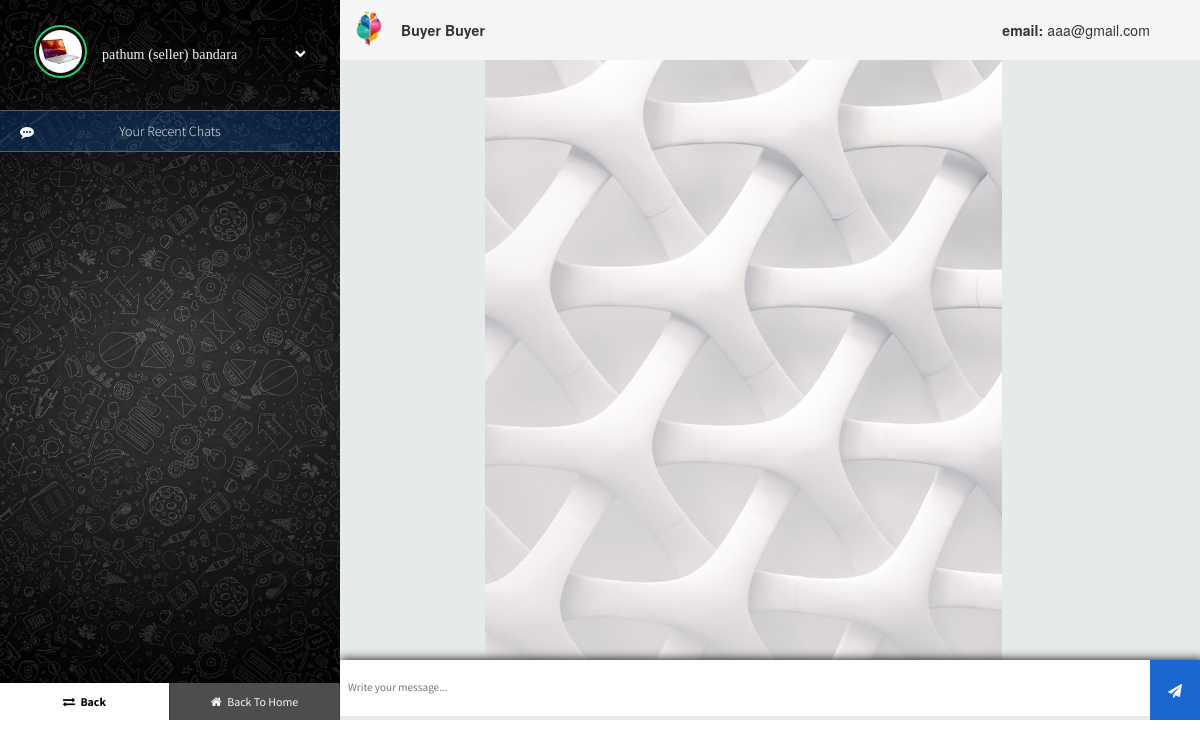
/message.php?seller_email=aaa@gmail.com (signed in), run on the app's committed database.
### tables this page shows
CREATE TABLE IF NOT EXISTS `profile_img` (
  `code` varchar(50) NOT NULL DEFAULT 'AUTO_INCREMENT',
  `user_email` varchar(50) NOT NULL,
  PRIMARY KEY (`code`),
  KEY `fk_profile_img_user1_idx` (`user_email`),
  CONSTRAINT `fk_profile_img_user1` FOREIGN KEY (`user_email`) REFERENCES `user` (`email`)
);

CREATE TABLE IF NOT EXISTS `user` (
  `email` varchar(50) NOT NULL,
  `fname` varchar(45) DEFAULT NULL,
  `lname` varchar(45) DEFAULT NULL,
  `password` varchar(20) DEFAULT NULL,
  `mobile` varchar(10) DEFAULT NULL,
  `register_date` datetime DEFAULT NULL,
  `verification_code` varchar(20) DEFAULT NULL,
  `gender_id` int NOT NULL,
  `status_id` int DEFAULT NULL,
  PRIMARY KEY (`email`),
  KEY `fk_user_gender_idx` (`gender_id`),
  KEY `FK_user_status` (`status_id`) USING BTREE,
  CONSTRAINT `fk_user_gender` FOREIGN KEY (`gender_id`) REFERENCES `gender` (`id`),
  CONSTRAINT `FK_user_status` FOREIGN KEY (`status_id`) REFERENCES `status` (`id`)
);

### connection.php (called while the page is built, shortened)
<?php
class Database{
    public static $connection;
    public static function setUpConnection(){
        if(!isset(Database::$connection)){
            Database::$connection = new mysqli("localhost","root","Pathum@2001","lionhub_db","3306");
        }
    }
    public static function search($q){
        $resultset = Database::$connection->query($q);
        return $resultset;
    }
}
?>

### message.php (the view, shortened to what this page needs)
<?php
require "connection.php";
if (isset($_SESSION["u"])) {
    if (isset($_GET["seller_email"])) {
        $seller_email = $_GET["seller_email"];
?>
        <!DOCTYPE html>
        <html lang="en">
        <head>
            <link rel="stylesheet" href="css/message.css" />
            <link href="//netdna.bootstrapcdn.com/bootstrap/3.0.0/css/bootstrap.min.css" rel="stylesheet" id="bootstrap-css">
            <link rel='stylesheet prefetch' href='https://cdnjs.cloudflare.com/ajax/libs/meyer-reset/2.0/reset.min.css'>
            <link rel='stylesheet prefetch' href='https://cdnjs.cloudflare.com/ajax/libs/font-awesome/4.6.2/css/font-awesome.min.css'>
            <link rel="stylesheet" href="other/snackbar.min.css">
        </head>
        <body onload="refresher('<?php echo $seller_email ?>'),loop0();">
            <div id="frame">
                <div style="background-image: url('resources/chat_sidepannel.jpg'); background-repeat: no-repeat; background-size: cover;" id="sidepanel">
                    <div id="profile">
                        <div class="wrap">
                            <?php
                            $user = $_SESSION["u"];
                            $umail = $user["email"];
                            $userd = Database::search("SELECT * FROM `profile_img` WHERE `user_email` = '" . $umail . "' ");
                            $userr = $userd->num_rows;
                            if ($userr == 1) {
                                $user_dp = $userd->fetch_assoc();
                            ?>
                                <img style="width: 53px; height: 53px;" id="profile-img" src="<?php echo $user_dp["code"] ?>" class="online" alt="" />
                            <?php
                            } else {
                            ?>
                                <img style="width: 53px; height: 53px;" id="profile-img" src="resources/feedback_user.jpg" class="online" alt="" />
                            <?php
                            }
                            ?>
                            <p style="font-family: 'calibri';"><?php echo $user["fname"] . " " . $user["lname"]; ?></p>
                            <i class="fa fa-chevron-down expand-button" aria-hidden="true"></i>
                            <div style="margin-left: 10px;" id="expanded">
                            </div>
                        </div>
                    </div>
                    <div id="search">
                        <label for=""><i class="fa fa-commenting" aria-hidden="true"></i></label>
                        <input style="text-align: center;" disabled type="text" placeholder="Your Recent Chats" />
                    </div>
                    <div style="margin-top: 1%;" id="contacts">
                    </div>
                    <div id="bottom-bar">
                        <button style="background-color: #FFFFFF; color: black; font-weight: bolder;" onclick="goBack();" id="settings"><i class="fa fa-exchange" aria-hidden="true"></i> <span>Back</span></button>
                        <a href="index.php"><button style="background-color: #4D4D4D;" id="settings"><i class="fa fa-home" aria-hidden="true"></i> <span>Back To Home</span></button></a>
                    </div>
                </div>
                <div class="content">
                    <div class="contact-profile">
                        <?php
                        $friend_profile = Database::search("SELECT * FROM `profile_img` WHERE `user_email` = '" . $seller_email . "' ");
                        $fp = $friend_profile->fetch_assoc();
                        $fr = $friend_profile->num_rows;
                        $friend_name = Database::search("SELECT * FROM `user` WHERE `email` = '" . $seller_email . "' ");
                        $fn = $friend_name->fetch_assoc();
                        if ($fr == 0) {
                        ?>
                            <img src="resources/feedback_user.jpg" alt="" />
                        <?php
                        } else {
                        ?>
                            <img style="width: 40px; height: 40px; background-size: 100% 100%;" src="<?php echo $fp["code"]; ?>" alt="" />
                        <?php
                        }
                        ?>
                        <p style="font-weight: bolder;"><?php echo $fn["fname"] . " " . $fn["lname"]; ?></p>
                        <div class="social-media">
                         <p class="text-black-50" style="margin-right: 50px;"><b style="font-weight: bold;">email:</b> <?php echo $fn["email"] ; ?></p>
                        </div>
                    </div>
                    <div id="message_box" style="background-image: url('resources/profilebackground.jpg'); background-repeat: no-repeat; background-size: cover;" class="messages">
                    </div>
                    <div class="message-input">
                        <div class="wrap">
                            <input id="msgtxt" type="text" placeholder="Write your message..." />
                            <button onclick="sendmessage('<?php echo $seller_email; ?>'); " style="background-color: #1A67D2; padding-bottom: 20px;  padding-top: 20px;" class="submit"><i class="fa fa-paper-plane" aria-hidden="true"></i></button>
                        </div>
                    </div>
                </div>
            </div>
        </body>
        </html>
    <?php
    }
} else {
    ?>
    <script>
        window.location = "signinSignUp.php";
    </script>
<?php
}
?>

### css/message.css (style rules this page uses)
body { dicontactsplay: flex; align-items: center; justify-content: center; min-height: 100vh; background: #27ae60; font-family: "proxima-nova", "Source Sans Pro", sans-serif; font-size: 1em; letter-spacing: 0.1px; color: #0077ff; text-rendering: optimizeLegibility; text-shadow: 1px 1px 1px rgba(0, 0, 0, 0.004); -webkit-font-smoothing: antialiased; }
#frame { width: 95%; min-width: 100%; max-width: 1200px; height: 100vh; min-height: 300px; max-height: 720px; background: #E6EAEA; }
#frame #sidepanel { float: left; min-width: 280px; max-width: 340px; width: 40%; height: 100%; background: #5f5f5f; color: #f5f5f5; overflow: hidden; position: relative; }
#frame #sidepanel #profile { width: 80%; margin: 25px auto; }
#frame #sidepanel #profile .wrap { height: 60px; line-height: 60px; overflow: hidden; -moz-transition: 0.3s height ease; -o-transition: 0.3s height ease; -webkit-transition: 0.3s height ease; transition: 0.3s height ease; }
#frame #sidepanel #profile .wrap img { width: 50px; border-radius: 50%; padding: 3px; border: 2px solid #e74c3c; height: auto; float: left; cursor: pointer; -moz-transition: 0.3s border ease; -o-transition: 0.3s border ease; -webkit-transition: 0.3s border ease; transition: 0.3s border ease; }
#frame #sidepanel #profile .wrap img.online { border: 2px solid #2ecc71; }
#frame #sidepanel #profile .wrap p { float: left; margin-left: 15px; }
#frame #sidepanel #profile .wrap i.expand-button { float: right; margin-top: 23px; font-size: 0.8em; cursor: pointer; color: #ffffff; }
#frame #sidepanel #profile .wrap #expanded { padding: 100px 0 0 0; display: block; line-height: initial !important; }
#frame #sidepanel #search { border-top: 1px solid #5f5f5f; border-bottom: 1px solid #5f5f5f; font-weight: 300; width: 100%; }
#frame #sidepanel #search label { position: absolute; margin: 10px 0 0 20px; }
#frame #sidepanel #search input { font-family: "proxima-nova", "Source Sans Pro", sans-serif; padding: 10px 0 10px 0px; width: calc(100% - 0px); border: none; background: rgba(0, 119, 255, 0.2); color: #f5f5f5; }
#frame #sidepanel #contacts { height: calc(100% - 177px); overflow-y: scroll; overflow-x: hidden; }
#frame #sidepanel #bottom-bar { position: absolute; width: 100%; bottom: 0; }
#frame #sidepanel #bottom-bar button { float: left; border: none; width: 50%; padding: 10px 0; background: #000000; color: #f5f5f5; cursor: pointer; font-size: 0.85em; font-family: "proxima-nova", "Source Sans Pro", sans-serif; }
#frame #sidepanel #bottom-bar button:nth-child(1) { border-right: 1px solid #2c3e50; }
#frame #sidepanel #bottom-bar button i { margin-right: 3px; font-size: 1em; }
#frame .content { float: right; width: 100%; height: 100%; overflow: hidden; position: relative; }
@media screen and (min-width: 900px) { #frame .content { width: calc(100% - 340px); } }
#frame .content .contact-profile { width: 100%; height: 60px; line-height: 60px; background: #f5f5f5; }
#frame .content .contact-profile img { width: 40px; height: 40px; background-size: contain; border-radius: 50%; float: left; margin: 9px 12px 0 9px; }
#frame .content .contact-profile p { float: left; }
#frame .content .contact-profile .social-media { float: right; }
#frame .content .messages { height: auto; min-height: calc(100% - 120px); max-height: calc(100% - 120px); overflow-y: scroll; overflow-x: hidden; }
#frame .content .message-input { position: absolute; bottom: 0; width: 100%; z-index: 99; box-shadow: 2px 2px 10px 2px #000000; }
#frame .content .message-input .wrap { position: relative; }
#frame .content .message-input .wrap input { font-family: "proxima-nova", "Source Sans Pro", sans-serif; float: left; border: none; width: calc(100% - 50px); padding: 20px 32px 20px 8px; font-size: 0.8em; color: #32465a; }
#frame .content .message-input .wrap button { float: right; border: none; width: 50px; padding: 12px 0; cursor: pointer; background: #32465a; color: #f5f5f5; }

### data on the page
profile_img: code (picture)
profile_img: code (picture)
user: fname "Buyer", lname "Buyer", email "aaa@gmail.com"

### other printed values
$user["fname"] "pathum (seller)"
$user["lname"] "bandara"
